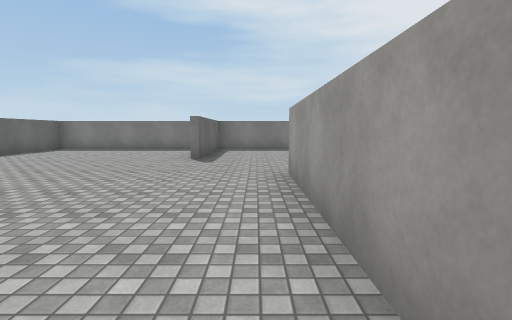
view 1 (above)

16 first-person views from a walk through a scene from a Unity 3-D project. The camera is 1.4 m above the floor, tilts 6° down and sees 85° across. The floor is counted in squares, 2 m on a side. Each view is taken from the middle of a square. On the plan, view 1 faces up. The plan holds only what a view shows up to about 9 squares ahead; the rest is blank. The player character is not drawn. Surface patterns are stand-ins for the level's own textures.

view 2
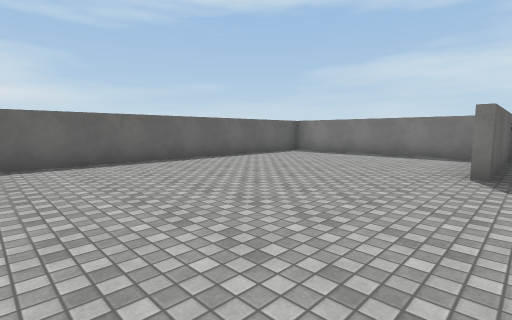

view 3
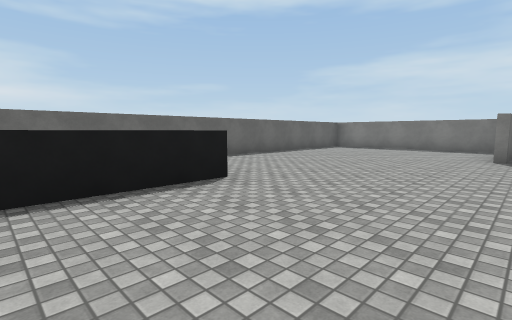

view 4
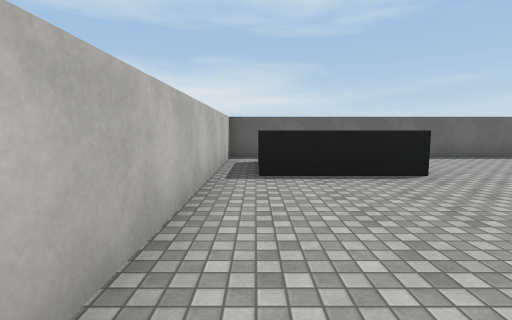

view 5
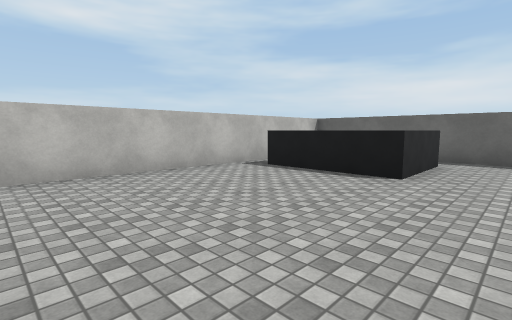

view 6
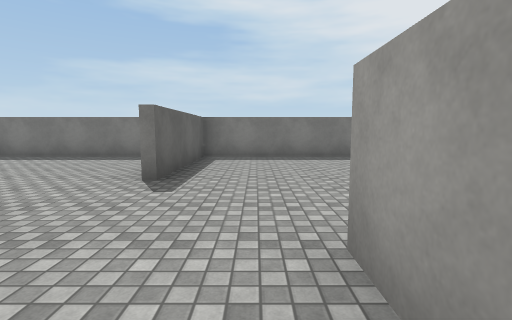

view 7
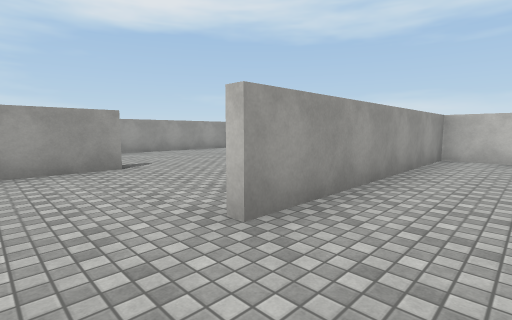

view 8
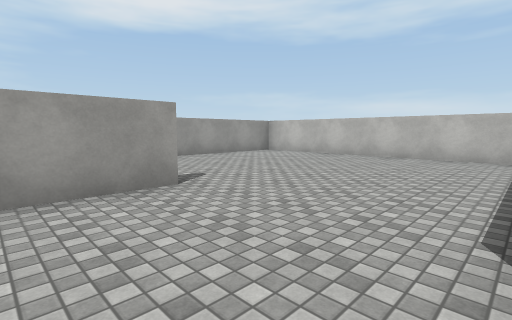

view 9
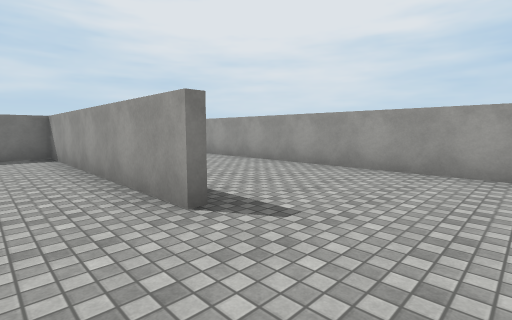

view 10
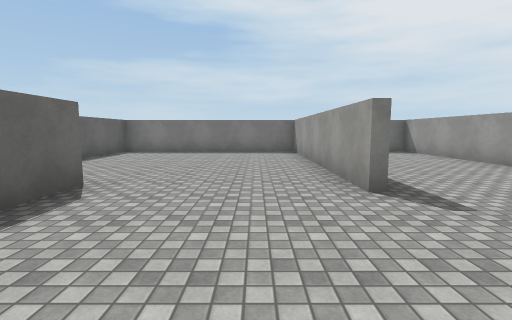

view 11
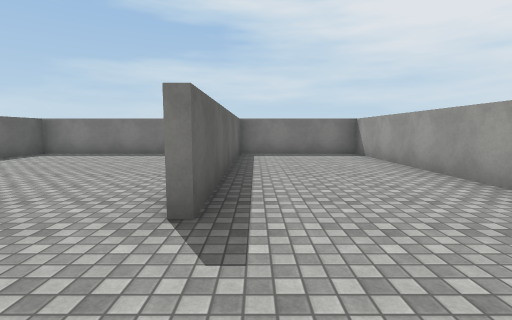

view 12
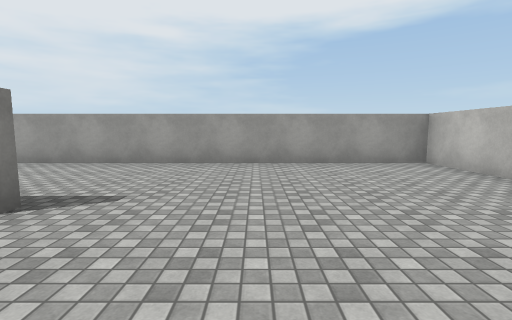

view 13
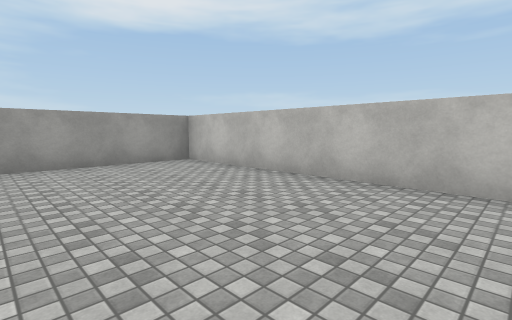

view 14
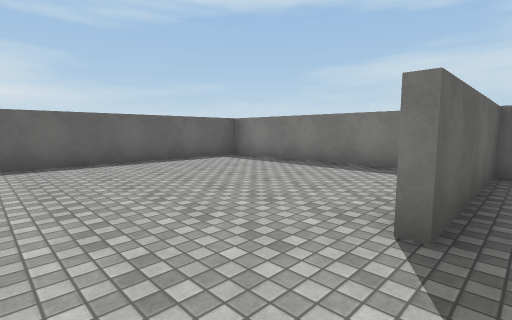

view 15
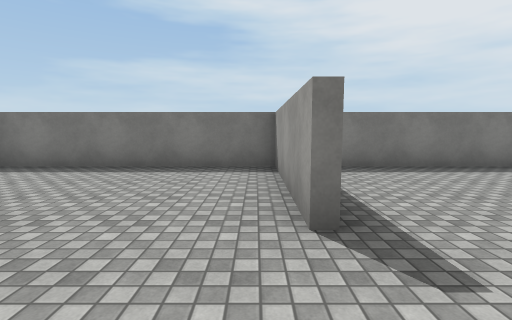

view 16
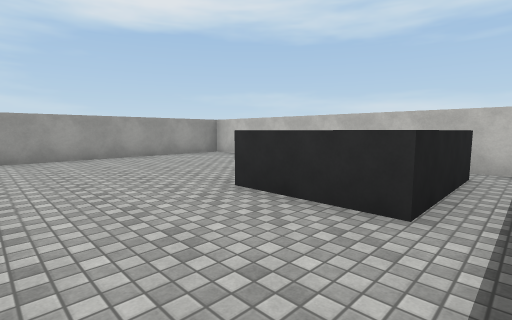

### Floor plan
Key: @ floor where view 1 was taken; # wall or solid block; . floor; = window, fence, low wall or low ledge; ^ raised ledge.
Columns run from 8 left of view 1 to 8 right of it. Each row starts with its distance up from view 1.
 11 #################
 10 #......#.....#..#
  9 #......#.....=..#
  8 #......#.....=..#
  7 #......#.....=..#
  6 #............=..#
  5 #............=..#
  4 #........#...=..#
  3 #........#......#
  2 #........#......#
  1 #.^^.....#......#
  0 #.^^....@#......#
 -1 #.^^.....#......#
 -2 #################

Where each view was taken, in squares from view 1:
view 1: 0 up, 0 right, facing up
view 2: 2 up, 1 left, facing up-left
view 3: 1 down, 1 left, facing up-left
view 4: 1 down, 0 right, facing left
view 5: 3 up, 0 right, facing down-left
view 6: 3 up, 0 right, facing up
view 7: 6 up, 1 left, facing down-right
view 8: 6 up, 1 right, facing down-right
view 9: 2 up, 3 right, facing up-right
view 10: 1 up, 3 right, facing up
view 11: 2 up, 5 right, facing up
view 12: 2 up, 2 right, facing right
view 13: 2 up, 2 right, facing down-right
view 14: 5 up, 1 left, facing up-left
view 15: 5 up, 2 left, facing up
view 16: 4 up, 7 left, facing down-right
